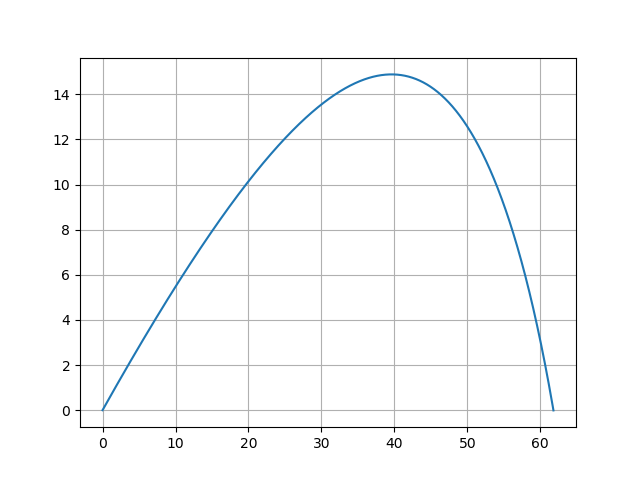

Generate this figure with Python:
import numpy as np
from run_kut4 import *

theta = np.pi/6
m  = 0.25    # kg
v0 = 50      # m/s
C  = 0.03    # kg/(m s)^0.5
g  = 9.80665 # m/s^2

## Function for using integrate function of run_kut4 
## x = [x, x', y, y']
def F(t,x):
    F = np.zeros(4)
    v    = (x[1]**2 + x[3]**2)**0.5
    F[0] = x[1]
    F[1] = -C/m*x[1]*(v**0.5)
    F[2] = x[3]
    F[3] = -C/m*x[3]*(v**0.5) - g
    return F

h = 0.001
x0 = [0,v0*np.cos(theta),0,v0*np.sin(theta)]
t, x = integrate(F,0,x0,10,h)


import matplotlib.pyplot as plt
from printSoln import *

xs = []; ys = []
for i in range(len(t)):
    xs.append(x[i,0]); ys.append(x[i,2])
    if x[i,2] < 0.: break
        
n = len(xs)-1
#print(t[n], xs[n], ys[n])
plt.plot(xs,ys,'-')
plt.grid()
plt.show()
